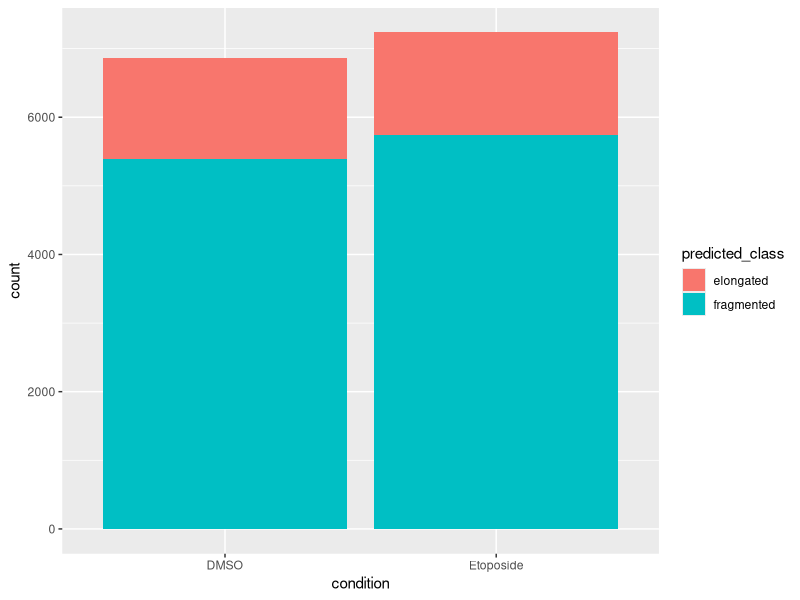
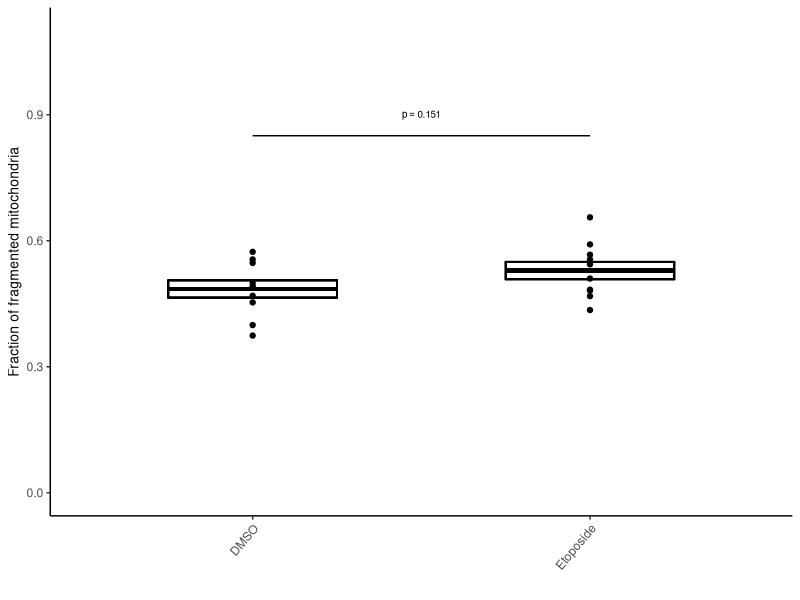

Recreate these plots in R, in order.
rm(list = ls())

library(tidyr)
library(dplyr)
library(readr)
library(ggplot2)
library(stringr)


all_samples_raw_data_cmle_table <- read.csv("raw_mitochondrial_quant_data_etoposide.csv")

# QCs

all_samples_raw_data_cmle_table %>% 
  distinct(condition, replicate, object_id, predicted_class) %>% 
  ggplot(aes(x = condition, group = predicted_class, fill = predicted_class)) +
  geom_bar(position = "stack")

test_total_size_in_pixels <- all_samples_raw_data_cmle_table %>% 
  distinct(condition, replicate, object_id, predicted_class, size_in_pixels) %>% 
  group_by(condition, predicted_class) %>% 
  mutate(total_size_in_pixels = sum(size_in_pixels)) %>% 
  ungroup() %>% 
  distinct(condition, predicted_class, total_size_in_pixels)

test_total_size_in_pixels_all_morphologies <- all_samples_raw_data_cmle_table %>% 
  distinct(condition, replicate, object_id, predicted_class, size_in_pixels) %>% 
  group_by(condition) %>% 
  mutate(total_size_in_pixels = sum(size_in_pixels)) %>% 
  ungroup() %>% 
  distinct(condition, total_size_in_pixels)

test_mean_size_in_pixels <- all_samples_raw_data_cmle_table %>% 
  distinct(condition, replicate, object_id, predicted_class, size_in_pixels) %>% 
  group_by(condition) %>% 
  mutate(mean_size_in_pixels = mean(size_in_pixels)) %>% 
  ungroup() %>% 
  distinct(condition, mean_size_in_pixels)

# T-test (equivalent to ANOVA on single sample)

test <- all_samples_raw_data_cmle_table %>% 
  distinct(condition, replicate, object_id, predicted_class, size_in_pixels) %>% 
  group_by(condition, replicate) %>% 
  mutate(total_size_in_pixels_condition = sum(size_in_pixels)) %>% 
  ungroup() %>% 
  group_by(condition, predicted_class, replicate) %>% 
  mutate(total_size_in_pixels_morphology = sum(size_in_pixels)) %>% 
  ungroup() %>% 
  mutate(fraction_of_pixels_per_morphology = total_size_in_pixels_morphology/total_size_in_pixels_condition) %>% 
  distinct(condition, replicate, predicted_class, fraction_of_pixels_per_morphology)

test_input_df <- all_samples_raw_data_cmle_table %>% 
  distinct(condition, replicate, object_id, predicted_class, size_in_pixels) %>% 
  group_by(condition, replicate) %>% 
  mutate(total_size_in_pixels_condition = sum(size_in_pixels)) %>% 
  ungroup() %>% 
  group_by(condition, predicted_class, replicate) %>% 
  mutate(total_size_in_pixels_morphology = sum(size_in_pixels)) %>% 
  ungroup() %>% 
  mutate(fraction_of_pixels_per_morphology = total_size_in_pixels_morphology/total_size_in_pixels_condition) %>% 
  distinct(condition, replicate, predicted_class, fraction_of_pixels_per_morphology) %>% 
  filter(predicted_class == "fragmented")

t_test_1 <- test_input_df %>% 
  filter(condition == "DMSO") %>% 
  pull(fraction_of_pixels_per_morphology)

t_test_2 <- test_input_df %>% 
  filter(condition == "Etoposide") %>% 
  pull(fraction_of_pixels_per_morphology)

t.test(t_test_1, t_test_2, paired = F)

anova_tes_decon <- test_input_df %>% do({
  model_results <-
    aov(fraction_of_pixels_per_morphology ~ condition,
        data = .)
  tukey_result <- TukeyHSD(model_results)
  
  tukey_Eto <- as.data.frame(tukey_result$condition)
  
  tukey_Eto$comparison <- rownames(tukey_Eto)
  
  tibble(
    Eto_comparisons = list(tukey_Eto)
  )
}) %>% 
  pivot_longer(cols = c(Eto_comparisons), names_to = "comparison_type", values_to = "tukey_result") %>% 
  unnest(tukey_result) %>% 
  filter(!is.na(diff))


bars.df <- data.frame(x = c(1), y = c(0.85), 
                      xend = c(2), yend = c(0.85))

label.df <- data.frame(y = c(0.9), 
                       x = c(1.5),
                       label = c(paste0("p == 0.151")))


quanti_image <- all_samples_raw_data_cmle_table %>% 
  distinct(condition, replicate, object_id, predicted_class, size_in_pixels) %>% 
  group_by(condition, replicate) %>% 
  mutate(total_size_in_pixels_condition = sum(size_in_pixels)) %>% 
  ungroup() %>% 
  group_by(condition, predicted_class, replicate) %>% 
  mutate(total_size_in_pixels_morphology = sum(size_in_pixels)) %>% 
  ungroup() %>% 
  mutate(fraction_of_pixels_per_morphology = total_size_in_pixels_morphology/total_size_in_pixels_condition) %>% 
  distinct(condition, replicate, predicted_class, fraction_of_pixels_per_morphology) %>% 
  filter(predicted_class == "fragmented") %>% 
  group_by(condition) %>%
  mutate(
    mean = mean(fraction_of_pixels_per_morphology),
    sd = sd(fraction_of_pixels_per_morphology),
    n = n(),
    se = sd / sqrt(n)
  ) %>% 
  mutate(labels = factor(condition, levels = c("DMSO", "Etoposide"))) %>% 
  ggplot(aes(x = labels, y = fraction_of_pixels_per_morphology, group = condition)) +
  geom_crossbar(aes(ymin = mean - se, ymax = mean + se, y = mean),
                width = 0.5) +
  geom_point() +
  labs(x = "", y = "Fraction of fragmented mitochondria") +
  scale_y_continuous(limits = c(0, 1.1)) +
  geom_segment(data = bars.df, aes(x = x, y = y, xend = xend, yend = yend), inherit.aes = FALSE, size = 0.5) +
  geom_text(data = label.df, aes(x = x, y = y, label = label), inherit.aes = FALSE, size = 2.5, parse=TRUE)  +
  theme(panel.grid.major = element_blank(), 
        panel.grid.minor = element_blank(),
        panel.background = element_blank(), 
        panel.border = element_blank(),
        axis.line = element_line(colour = "black"),
        axis.text.x = element_text(angle=50, hjust = 1),
        axis.title.y = element_text(size = 10))

quanti_image

# pdf("Etoposide_microscopy_mitochondria_quantification_deconvoluted_t-test.pdf",
#     height = 4,
#     width = 2)
# quanti_image
# dev.off()
